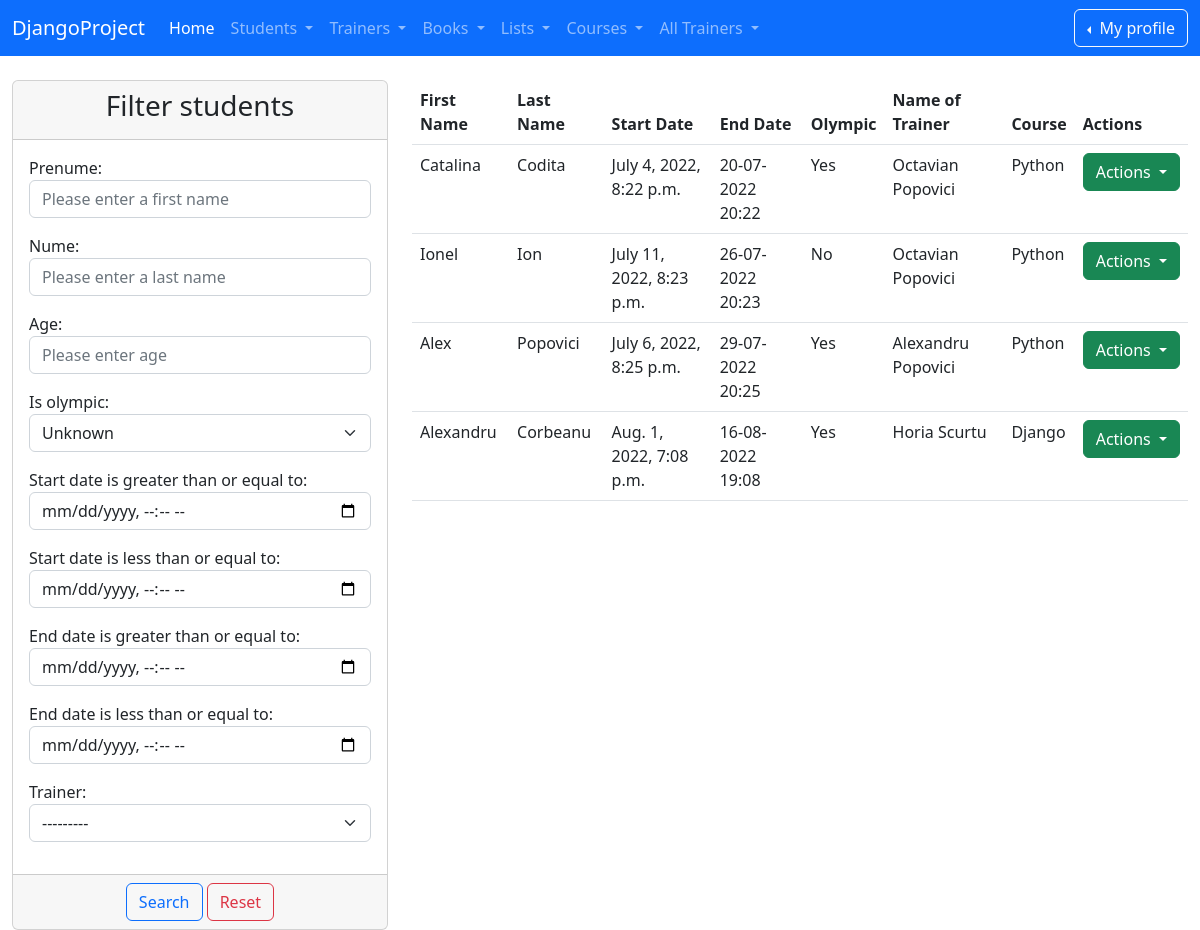
/list_of_students/ (signed in), run on the app's committed database.
### trainer/models.py (models this page shows)
class Trainer(models.Model):
    first_name = models.CharField(max_length=30)
    last_name = models.CharField(max_length=30)
    department = models.CharField(max_length=30)
    course = models.CharField(max_length=30)
    description = models.TextField(max_length=300)
    start_date = models.DateTimeField()
    end_date = models.DateTimeField()
    image = models.ImageField(upload_to='images/', null=True)
    active = models.BooleanField(default=True)
    created_at = models.DateTimeField(auto_now_add=True)
    updated_at = models.DateTimeField(auto_now=True)
    def __str__(self):
        return f"{self.first_name} {self.last_name}"

### student/models.py (models this page shows)
class Student(models.Model):
    first_name = models.CharField(max_length=30)
    last_name = models.CharField(max_length=30)
    age = models.IntegerField()
    is_olympic = models.BooleanField(default=False)
    address = models.CharField(max_length=150)
    email = models.EmailField(max_length=50)
    description = models.TextField(max_length=300)
    start_date = models.DateTimeField()
    end_date = models.DateTimeField()
    trainer = models.ForeignKey(Trainer, on_delete=models.CASCADE, null=True)
    active = models.BooleanField(default=True)
    created_at = models.DateTimeField(auto_now_add=True)
    updated_at = models.DateTimeField(auto_now=True)
    def __str__(self):
        return f"{self.first_name} {self.last_name}"

### student/views.py (the view)
# urls.py: path('list_of_students/', views.StudentListView.as_view(), name='list-of-students'),
class StudentListView(LoginRequiredMixin, PermissionRequiredMixin, ListView):
    template_name = 'student/list_of_students.html'
    model = Student
    context_object_name = 'all_students'
    permission_required = 'student.view_student'
    def get_context_data(self, **kwargs): #getting data from other tables
        data = super(StudentListView, self).get_context_data(**kwargs)
        students = Student.objects.all()
        myFilter = StudentFilter(self.request.GET, queryset=students)
        data['all_students'] = myFilter.qs
        data['my_filter'] = myFilter
        return data

### djangoProject/context_processors.py (called while the page is built)
def get_all_trainers(request):
    return {'trainers': Trainer.objects.all()}

### templates/student/list_of_students.html (shortened to what this page needs)
{% extends 'base.html' %}
{% block content %}
    <div class="container-fluid">
        <div class="row">
            <div class="col-md-4 gy-4">
                <div class="card">
                    <div class="card-header">
                        <h3 class="text-center">Filter students</h3>
                    </div>
                    <form method="get">
                        <div class="card-body">
                            {{ my_filter.form.as_p }}
                        </div>
                        <div class="card-footer text-center">
                            <button type="submit" class="btn btn-outline-primary">Search</button>
                            <a href="{% url 'list-of-students' %}" class="btn btn-outline-danger">Reset</a>
                        </div>
                    </form>
                </div>
            </div>
        <div class="col-md-8 gy-4">
            {% if all_students %}
                <div class="container-fluid">
                    <div class="row">
                            <table class="table">
                                <thead>
                                <tr>
                                    <th>First Name</th>
                                    <th>Last Name</th>
                                    <th>Start Date</th>
                                    <th>End Date</th>
                                    <th>Olympic</th>
                                    <th>Name of Trainer</th>
                                    <th>Course</th>
                                    <th>Actions</th>
                                </tr>
                                </thead>
                                <tbody>
                                {% for student in all_students %}
                                    <tr>
                                        <td>{{ student.first_name }}</td>
                                        <td>{{ student.last_name }}</td>
                                        <td>{{ student.start_date }}</td>
                                        <td>{{ student.end_date|date:'d-m-Y H:i' }}</td>
                                        <td>
                                            {% if student.is_olympic %}
                                                Yes
                                            {% else %}
                                                No
                                            {% endif %}
                                        </td>
                                        <td>
                                            {% if student.trainer %}
                                                {{ student.trainer }}
                                            {% else %}
                                                No Trainer
                                            {% endif %}
                                        </td>
                                        <td>
                                            {% if student.trainer.course %}
                                                {{ student.trainer.course }}
                                            {% else %}
                                                No Course
                                            {% endif %}
                                        </td>
                                        <td>
                                            <div class="dropdown">
                                                <button class="btn btn-success dropdown-toggle" type="button"
                                                        data-bs-toggle="dropdown" aria-expanded="false">
                                                    Actions
                                                </button>
                                            </div>
                                        </td>
                                    </tr>
                                {% endfor %}
                                </tbody>
                            </table>
                        </div>
                    </div>
                </div>
            {% else %}
                <div>
                    <h3 class="text-center">No students</h3>
                </div>
            {% endif %}
{% endblock %}

### data on the page
Student: first_name "Catalina", last_name "Codita", start_date "July 4, 2022, 8:22 p.m.", end_date "20-07-2022 20:22", is_olympic "Yes", trainer "Octavian Popovici", trainer.course "Python"
Student: first_name "Ionel", last_name "Ion", start_date "July 11, 2022, 8:23 p.m.", end_date "26-07-2022 20:23", is_olympic "No", trainer "Octavian Popovici", trainer.course "Python"
Student: first_name "Alex", last_name "Popovici", start_date "July 6, 2022, 8:25 p.m.", end_date "29-07-2022 20:25", is_olympic "Yes", trainer "Alexandru Popovici", trainer.course "Python"
Student: first_name "Alexandru", last_name "Corbeanu", start_date "Aug. 1, 2022, 7:08 p.m.", end_date "16-08-2022 19:08", is_olympic "Yes", trainer "Horia Scurtu", trainer.course "Django"
